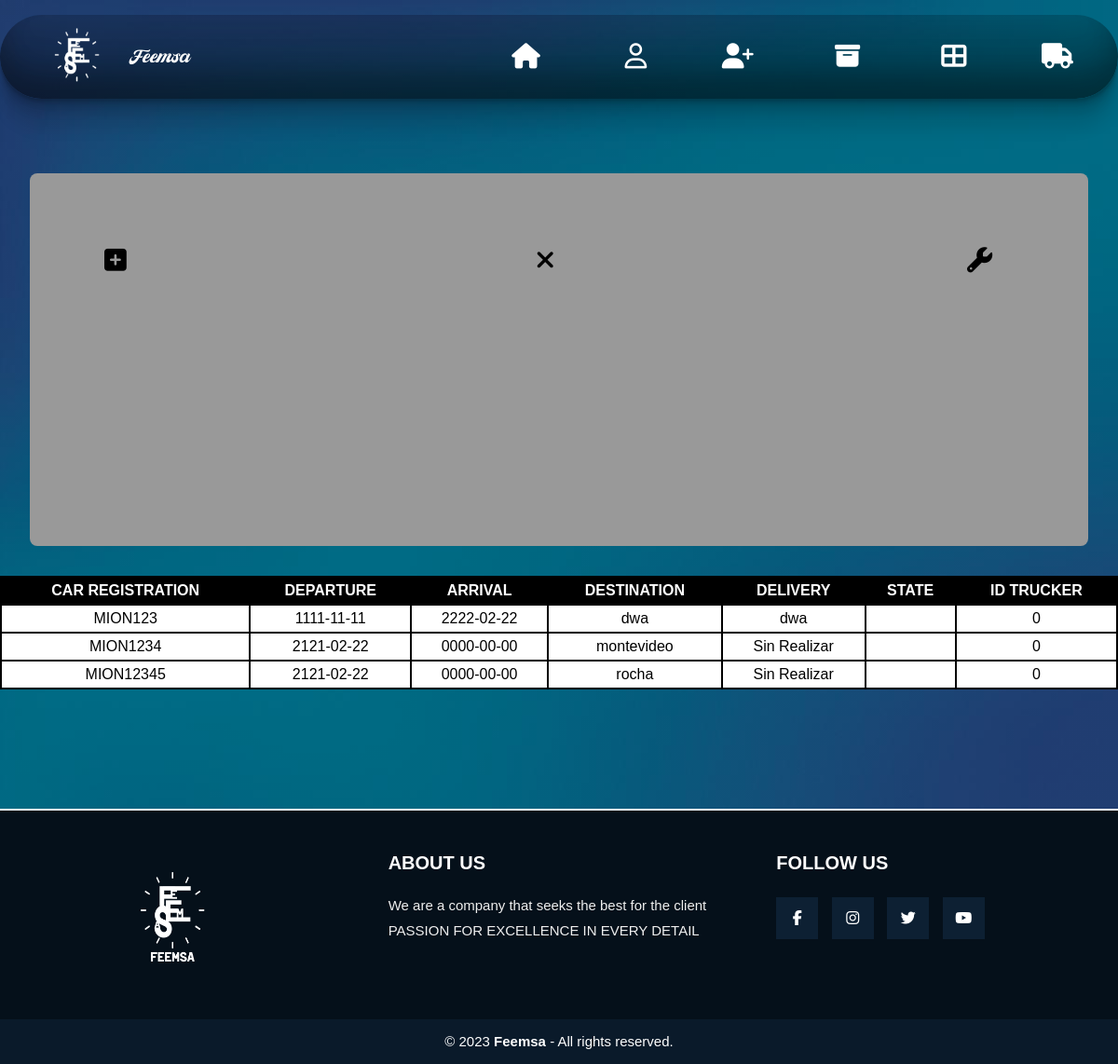
/Admin/FrontEnd/adminCamion.php (signed in), run on the app's committed database.
### tables this page shows
CREATE TABLE `camion` (
  `matricula` varchar(100) NOT NULL,
  `partida` date NOT NULL,
  `llegada` date NOT NULL,
  `destino_camion` varchar(100) NOT NULL,
  `entregada` varchar(100) NOT NULL,
  `estado` varchar(100) NOT NULL,
  `idCamionero` int(100) NOT NULL
);

### Admin/FrontEnd/adminCamion.php (the view, shortened to what this page needs)
<?php
include('../../apis/server.php');
    ?>
<!DOCTYPE html>
<html lang="en">
<head>
    <link rel="stylesheet" href="../CSS/modAdmin.css">
</head>
<body>
   <div class="container">
    <div class="navbar">
      <img src="../../img/logo.png" class="logo"><a id="femsa">Feemsa</a>
      <nav>
        <ul>
        <li><a id="home" href="IndexAdministrador.php" class="fa fa-home"></a></li>
        <li><a id="home" href="cerrarSessionIndexAdmin.php" class="fa fa-user-o"></a></li>
        <li><a id="home" href="modUsuarios.php" class="fa fa-user-plus"></a></li>
        <li><a id="home" href="ingresarPaqueteAdmin.php" class="fa fa-archive"></a></li>
        <li><a id="home" href="ingresarLoteAdmin.php" class="fa fa-th-large"></a></li>
        <li><a id="home" href="adminCamionCamioneta.php" class="fa fa-truck"></a></li>
    </ul>
      </nav>
    </div>
    <div id="todo">
    <a id="paq" class="fa fa-plus-square"></a>
                <a id="elm" class="fa fa-remove"></a>
                <a id="mod" class="fa fa-wrench"></a>
                    </div>
                    <table border="1" >
		<tr>
			<th>CAR REGISTRATION</th>
			<th>DEPARTURE</th>
            <th>ARRIVAL</th>
			<th>DESTINATION</th>
			<th>DELIVERY</th>
            <th>STATE</th>
            <th>ID TRUCKER</th>
		</tr>
		<?php
		$sql="SELECT * from camion";
		$result=mysqli_query($conexion,$sql);
		while($mostrar=mysqli_fetch_array($result)){
		 ?>
		<tr>
			<td><?php echo $mostrar['matricula'] ?></td>
			<td><?php echo $mostrar['partida'] ?></td>
            <td><?php echo $mostrar['llegada'] ?></td>
			<td><?php echo $mostrar['destino_camion'] ?></td>
			<td><?php echo $mostrar['entregada'] ?></td>
            <td><?php echo $mostrar['estado'] ?></td>
            <td><?php echo $mostrar['idCamionero'] ?></td>
		</tr>
	<?php
	}
	 ?>
	</table>
                </div>
  </body>
  <footer class="pie-pagina">
        <div class="grupo-1">
            <div class="box">
                <figure>
                    <a href="#">
                        <img src="../../img/logo (2).png" alt="">
                    </a>
                </figure>
            </div>
            <div class="box">
                <h2>ABOUT US</h2>
                <p>We are a company that seeks the best for the client</p>
                <p>PASSION FOR EXCELLENCE IN EVERY DETAIL</p>
            </div>
            <div class="box">
                <h2>FOLLOW US</h2>
                <div class="red-social">
                    <a href="https://es-la.facebook.com/" class="fa fa-facebook"></a>
                    <a href="https://www.instagram.com/feemsa.oficial/?hl=es" class="fa fa-instagram"></a>
                    <a href="https://twitter.com/feemsaoficial?lang=es" class="fa fa-twitter"></a>
                    <a href="https://www.youtube.com/" class="fa fa-youtube"></a>
                </div>
            </div>
        </div>
        <div class="grupo-2">
            <small>&copy; 2023 <b>Feemsa</b> - All rights reserved.</small>
        </div>
    </footer>
  </body>
</html>

### Admin/CSS/modAdmin.css (style rules this page uses)
* { margin: 0; padding: 0; font-family: sans-serif; }
body { padding-top: 1rem; width:100% ; background-image: linear-gradient(rgba(0,0,0,0.33),rgba(0,0,0,0.33)),url(../../img/fondox.png); height:auto; box-sizing: border-box; }
table { margin-bottom: 8rem; margin-top: 2rem; text-align: center; width: 100%; }
table, th, td { border: 2px solid black; border-collapse: collapse; padding: 2px; }
table, th { color: #fff; background-color: #000; }
table,td { color: #000; background-color: #fff; }
th, td { padding: 5px; }
.navbar { height: 10%; display: flex; align-items: center; background-image: linear-gradient(rgba(0,0,0,0.43),rgba(0,0,0,0.53)),url(../../img/fondox.png); border-radius: 3rem; box-shadow: rgba(0, 0, 0, 0.17) 0px -23px 25px 0px inset, rgba(0, 0, 0, 0.15) 0px -36px 30px 0px inset, rgba(0, 0, 0, 0.1) 0px -79px 40px 0px inset, rgba(0, 0, 0, 0.06) 0px 2px 1px, rgba(0, 0, 0, 0.09) 0px 4px 2px, rgba(0, 0, 0, 0.09) 0px 8px 4px, rgba(0, 0, 0, 0.09) 0px 16px 8px, rgba(0, 0, 0, 0.09) 0px 32px 16px; padding-right: 4%; padding-left: 3%; }
.logo { width: 90px; }
#home { font-size: 1.7rem; width: 50px; cursor: pointer; }
nav { flex: 1; text-align: right; }
nav ul li { list-style: none; display: inline-block; margin-left: 60px; }
nav ul li a { text-decoration: none; color: #fff; font-size: 15px; }
#femsa { color: #fff; font-size: 1.3rem; font-family: Suitnice retro; margin-left: 1rem; margin-top: 0.3rem; }
.pie-pagina { bottom: 0; width: 100%; background-color: #05101a; border-top: 2px solid #fff; }
.pie-pagina .grupo-1 { width: 100%; max-width: 1200px; margin: auto; display:grid; grid-template-columns: repeat(3, 3fr); grid-gap:50px; padding: 45px 0px; }
.pie-pagina .grupo-1 .box figure { width: 100%; height: 100%; display: flex; justify-content: center; align-items: center; }
.pie-pagina .grupo-1 .box figure img { width: 130px; }
.pie-pagina .grupo-1 .box h2 { color: #fff; margin-bottom: 25px; font-size: 20px; }
.pie-pagina .grupo-1 .box p { color: #efefef; margin-bottom: 10px; font-size: 15px; }
.pie-pagina .grupo-1 .red-social a { display: inline-block; text-decoration: none; width: 45px; height: 45px; line-height: 45px; color: #fff; margin-right: 10px; background-color: #0d2033; text-align: center; transition: all 300ms ease; }
.pie-pagina .grupo-2 { background-color: #0a1a2a; padding: 15px 10px; text-align: center; color: #fff; }
.pie-pagina .grupo-2 small { font-size: 15px; }
#todo { margin:2rem; border-radius: 0.5rem; margin-top: 5rem; background-color: #999; height: 15rem; padding: 5rem; padding-top: 5rem; display: flex; justify-content: space-between; }
#paq { font-size: 1.7rem; width: 50px; cursor: pointer; }
#elm { font-size: 1.7rem; width: 50px; cursor: pointer; }
#mod { font-size: 1.7rem; width: 50px; cursor: pointer; }

### data on the page
camion: matricula "MION123", partida "1111-11-11", llegada "2222-02-22", destino_camion "dwa", entregada "dwa", idCamionero "0"
camion: matricula "MION1234", partida "2121-02-22", llegada "0000-00-00", destino_camion "montevideo", entregada "Sin Realizar", idCamionero "0"
camion: matricula "MION12345", partida "2121-02-22", llegada "0000-00-00", destino_camion "rocha", entregada "Sin Realizar", idCamionero "0"
